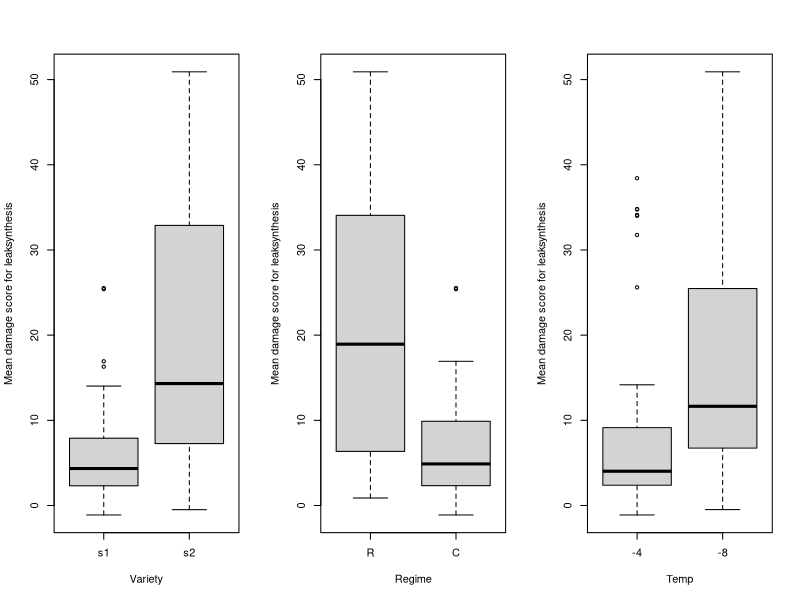
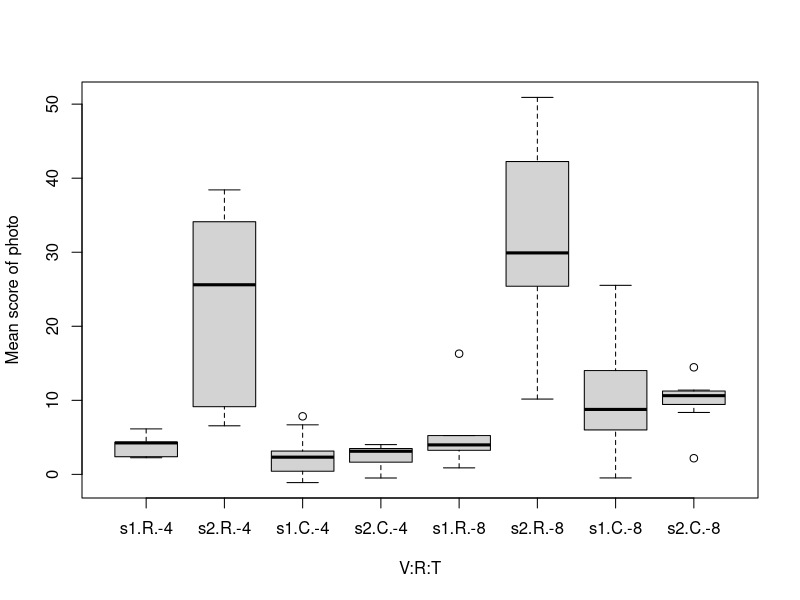
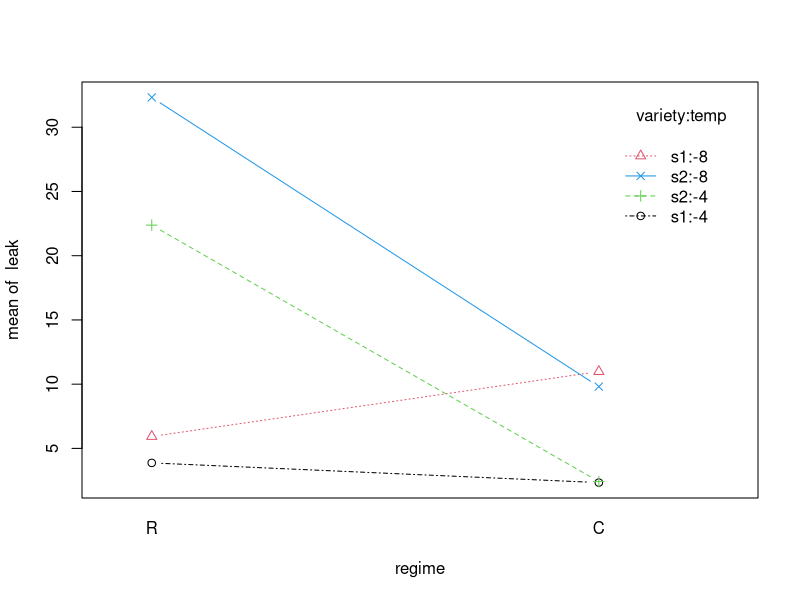
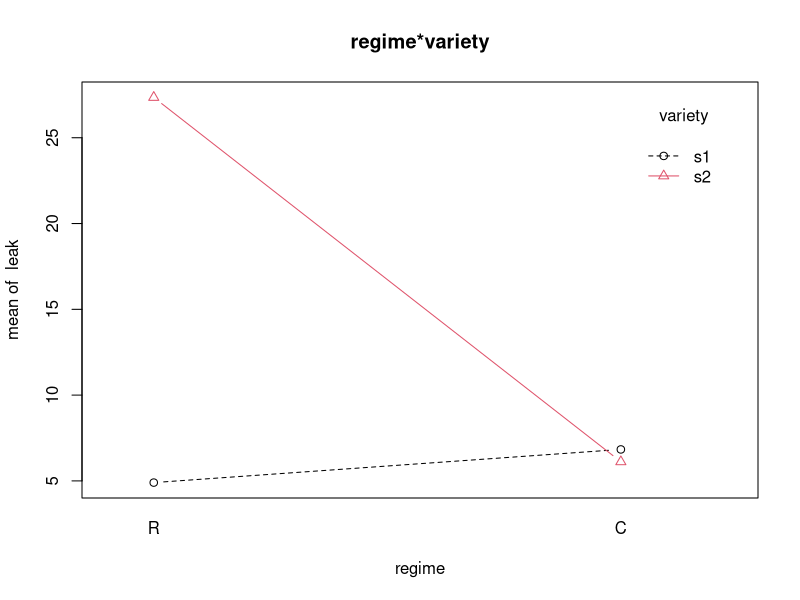
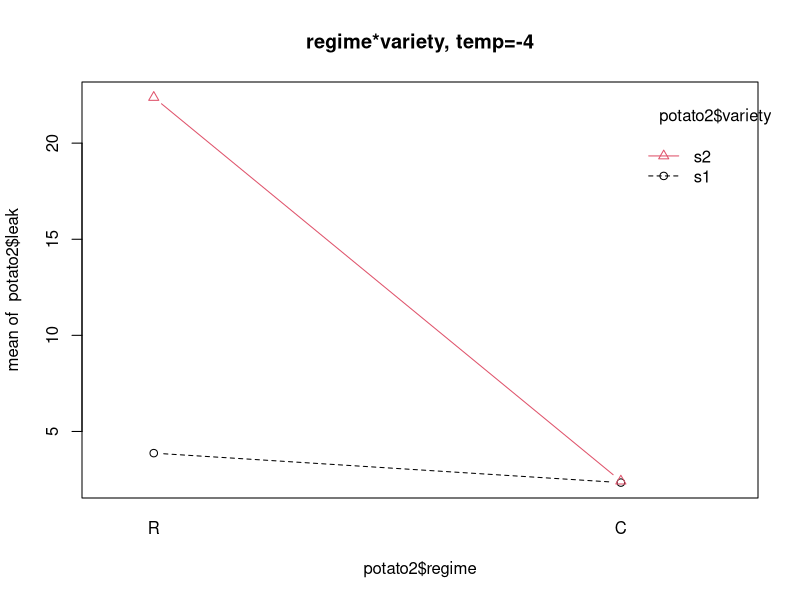
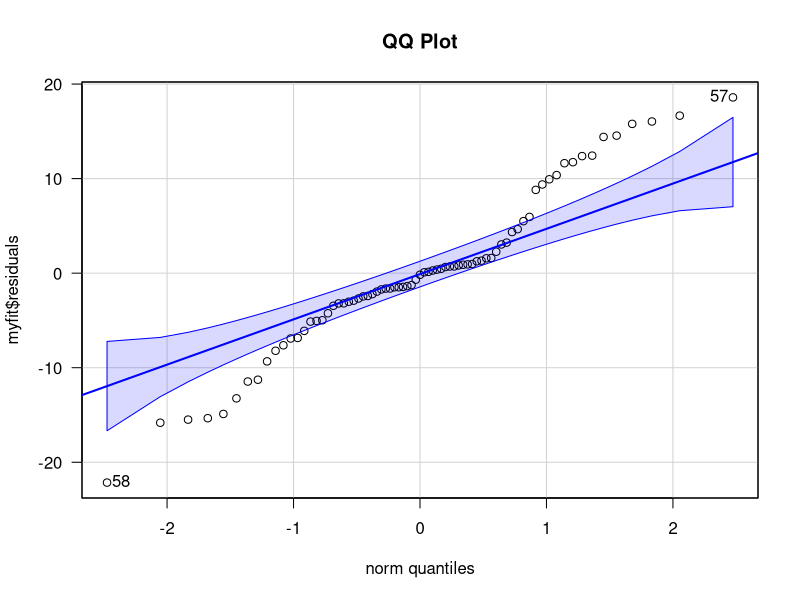
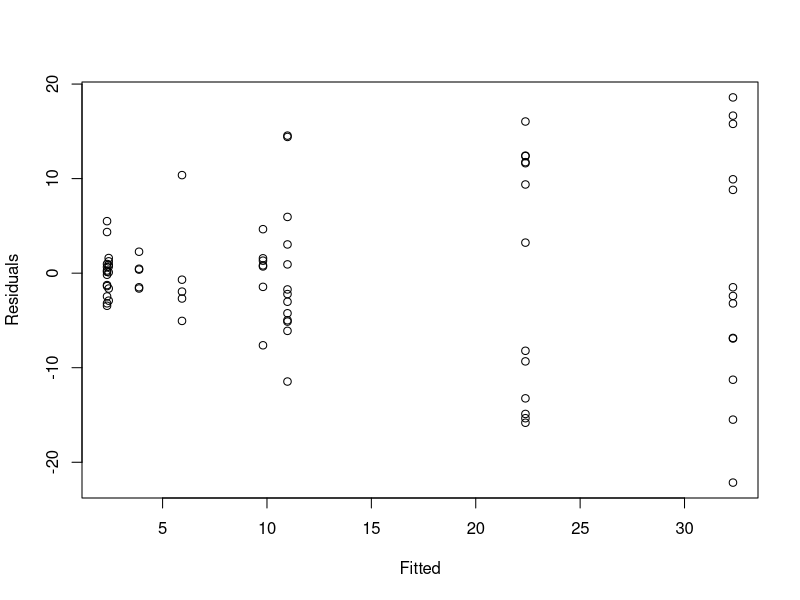

R code for these plots, in order: (Note: this script raises an error after producing the figures.)
## ---- chunk 1
library(lmtest)
potato<-read.table("potato.txt",header=TRUE)
n<-nrow(potato)
n
## ---- chunk 2
potato$regime<-factor(potato$regime,label=c("R","C"))
potato$variety<-factor(potato$variety,label=c("s1","s2"))
potato$temp<-factor(potato$temp,label=c("-4","-8"))
attach(potato)
potato[1:10,]
## ---- chunk 3
tapply(leak,regime,mean)
tapply(leak,variety,mean)
tapply(leak,temp,mean)
## ---- chunk 4
aggregate(leak~variety+regime+temp, data=potato, mean)
## ---- chunk 5
#boxplot
par(mfrow=c(1,3))
boxplot(leak ~ variety,
        data = potato,
        xlab = "Variety",
        ylab = "Mean damage score for leaksynthesis")
boxplot(leak ~ regime,
        data = potato,
        xlab = "Regime",
        ylab = "Mean damage score for leaksynthesis")
boxplot(leak ~ temp,
        data = potato,
        xlab = "Temp",
        ylab = "Mean damage score for leaksynthesis")
## ---- chunk 6
par(mfrow=c(1,1))
boxplot(leak ~ variety:regime:temp,
data = potato,
xlab = "V:R:T",
ylab = "Mean score of photo")
## ---- chunk 7
interaction.plot(regime,variety:temp,leak,type='b',
col=1:4, pch=1:4)
## ---- chunk 8
interaction.plot(regime,variety,leak,type='b',
col=1:2, pch=1:2,main="regime*variety")
potato2<-potato[temp==-4,]
nrow(potato2)
interaction.plot(potato2$regime,potato2$variety,potato2$leak,type='b',
col=1:2, pch=1:2,main="regime*variety, temp=-4")
## ---- chunk 9
##fit full model 
myfit<-lm(leak~variety*regime*temp,
contrasts = c(variety=contr.sum, regime=contr.sum,temp=contr.sum))
library(car)
Anova(myfit,type=3)
## ---- chunk 10
qqPlot(myfit$residuals, las = 1, main="QQ Plot")
shapiro.test(myfit$resid)
plot(myfit$fitted,myfit$res,xlab="Fitted",ylab="Residuals")
leveneTest(myfit)
outlierTest(myfit)
## ---- chunk 11
min(leak) # -1.11

leak2<- leak+2 #make response positive
myfit2<-lm(leak2~variety*regime*temp,contrasts = c(variety=contr.sum,
regime=contr.sum,temp=contr.sum))
library(MASS)
par(mfrow=c(1,1))
BC <- boxcox(myfit2, lambda = seq(-3, 3, length = 10))
## ---- chunk 12
log10_myfit<-lm(log10(leak2)~variety*regime*temp, 
                
contrasts = c(variety=contr.sum, regime=contr.sum,temp=contr.sum))
library(car)
Anova(log10_myfit,type=3)
## ---- chunk 13
qqPlot(log10_myfit$residuals, las = 1, main="QQ Plot")
shapiro.test(log10_myfit$resid)
plot(log10_myfit$fitted,log10_myfit$res,xlab="Fitted",ylab="Residuals")
leveneTest(log10_myfit) #can not be appy for reduced models
#perform Breusch-Pagan test
#bptest(log10_myfit)
outlierTest(log10_myfit)
## ---- chunk 14
min(log10(leak2)) # -0.05060999
logleak21 <- log10(leak2)+1
log10p1_myfit<-lm(logleak21 ~ variety*regime*temp,
contrasts = c(variety=contr.sum, regime=contr.sum,temp=contr.sum))
par(mfrow=c(1,1))
BC2<-boxcox(log10p1_myfit, lambda = seq(-3, 6, length = 20))
## ---- chunk 15
## the second transformation 
#sq_log10_leak <- (log10(leak2)+1)^0.5 #+ (log10(leak2)+2)^0.5
sq_log10_leak <- (log10(leak2))^(1.5)
sq_log10_myfit<-lm(sq_log10_leak~variety*regime*temp,
contrasts = c(variety=contr.sum, regime=contr.sum,temp=contr.sum))
library(car)
Anova(sq_log10_myfit,type=3)
## ---- chunk 16
qqPlot(sq_log10_myfit$residuals, las = 1, main="QQ Plot")
shapiro.test(sq_log10_myfit$resid)
plot(sq_log10_myfit$fitted,sq_log10_myfit$res,xlab="Fitted",ylab="Residuals")
leveneTest(sq_log10_myfit)
#bptest(sq_log10_myfit)
outlierTest(sq_log10_myfit)
## ---- chunk 17
sq_log10_myfit_2 <- lm(sq_log10_leak ~ variety+regime+temp+variety:regime+variety:temp +temp:regime,
contrasts = c(variety=contr.sum, regime=contr.sum,temp=contr.sum))
anova(sq_log10_myfit,sq_log10_myfit_2)
## ---- chunk 18
Anova(sq_log10_myfit_2,type=3)
## ---- chunk 19
qqPlot(sq_log10_myfit_2$residuals, las = 1, main="QQ Plot")
shapiro.test(sq_log10_myfit_2$resid)
plot(sq_log10_myfit_2$fitted,sq_log10_myfit_2$res,xlab="Fitted",ylab="Residuals")
#leveneTest(log10_myfit) can not be appy for reduced models
#perform Breusch-Pagan test
bptest(sq_log10_myfit_2)
outlierTest(sq_log10_myfit_2)
## ---- chunk 20
sq_log10_myfit_3<- lm(sq_log10_leak~variety+regime+temp+variety:regime +temp:regime,
contrasts = c(variety=contr.sum, regime=contr.sum,temp=contr.sum))
anova(sq_log10_myfit_3,sq_log10_myfit_2)
## ---- chunk 21
Anova(sq_log10_myfit_3,type=3)
## ---- chunk 22
qqPlot(sq_log10_myfit_3$residuals, las = 1, main="QQ Plot")
shapiro.test(sq_log10_myfit_3$resid)
plot(sq_log10_myfit_3$fitted,sq_log10_myfit_3$res,xlab="Fitted",ylab="Residuals")
#leveneTest(sq_log10_myfit_2) can not be appy for reduced models
#perform Breusch-Pagan test
bptest(sq_log10_myfit_3)
outlierTest(sq_log10_myfit_3)
## ---- chunk 23
sq_log10_myfit_4<- lm(sq_log10_leak~variety+regime+temp+variety:regime,
contrasts = c(variety=contr.sum, regime=contr.sum,temp=contr.sum))
anova(sq_log10_myfit_4,sq_log10_myfit_3)
## ---- chunk 24
Anova(sq_log10_myfit_4,type=3)
## ---- chunk 25
qqPlot(sq_log10_myfit_4$residuals, las = 1, main="QQ Plot")
shapiro.test(sq_log10_myfit_4$resid)
plot(sq_log10_myfit_4$fitted,sq_log10_myfit_4$res,xlab="Fitted",ylab="Residuals")
#leveneTest(sq_log10_myfit_2) can not be appy for reduced models
#perform Breusch-Pagan test
bptest(sq_log10_myfit_4)
outlierTest(sq_log10_myfit_4)
## ---- chunk 26
summary(sq_log10_myfit_4)
## ---- chunk 27
library(lsmeans)
library(multcomp)
comp1<-lsmeans(sq_log10_myfit_4, pairwise ~ variety:regime, adjust="tukey")
plot(comp1$contrasts)
